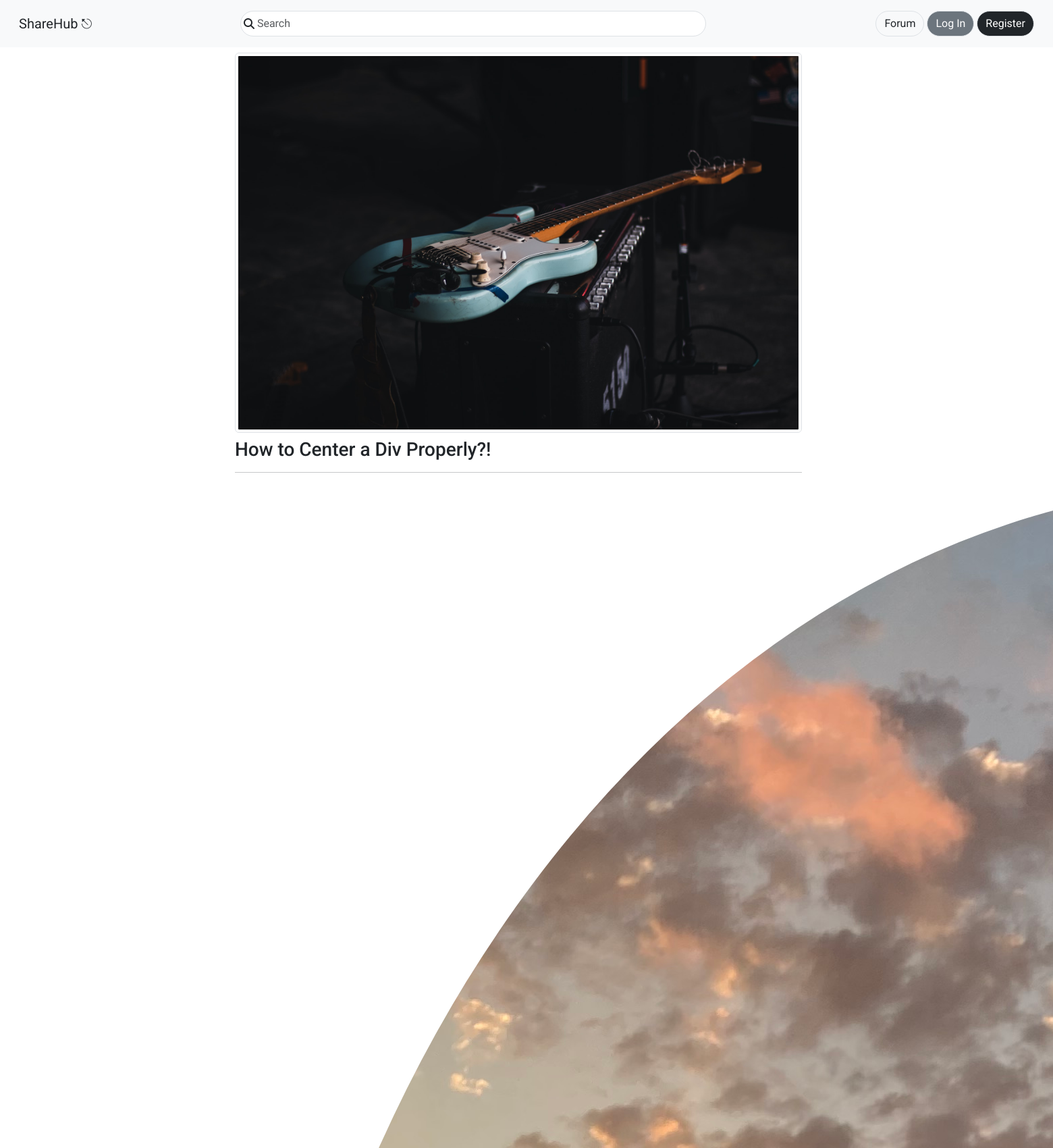
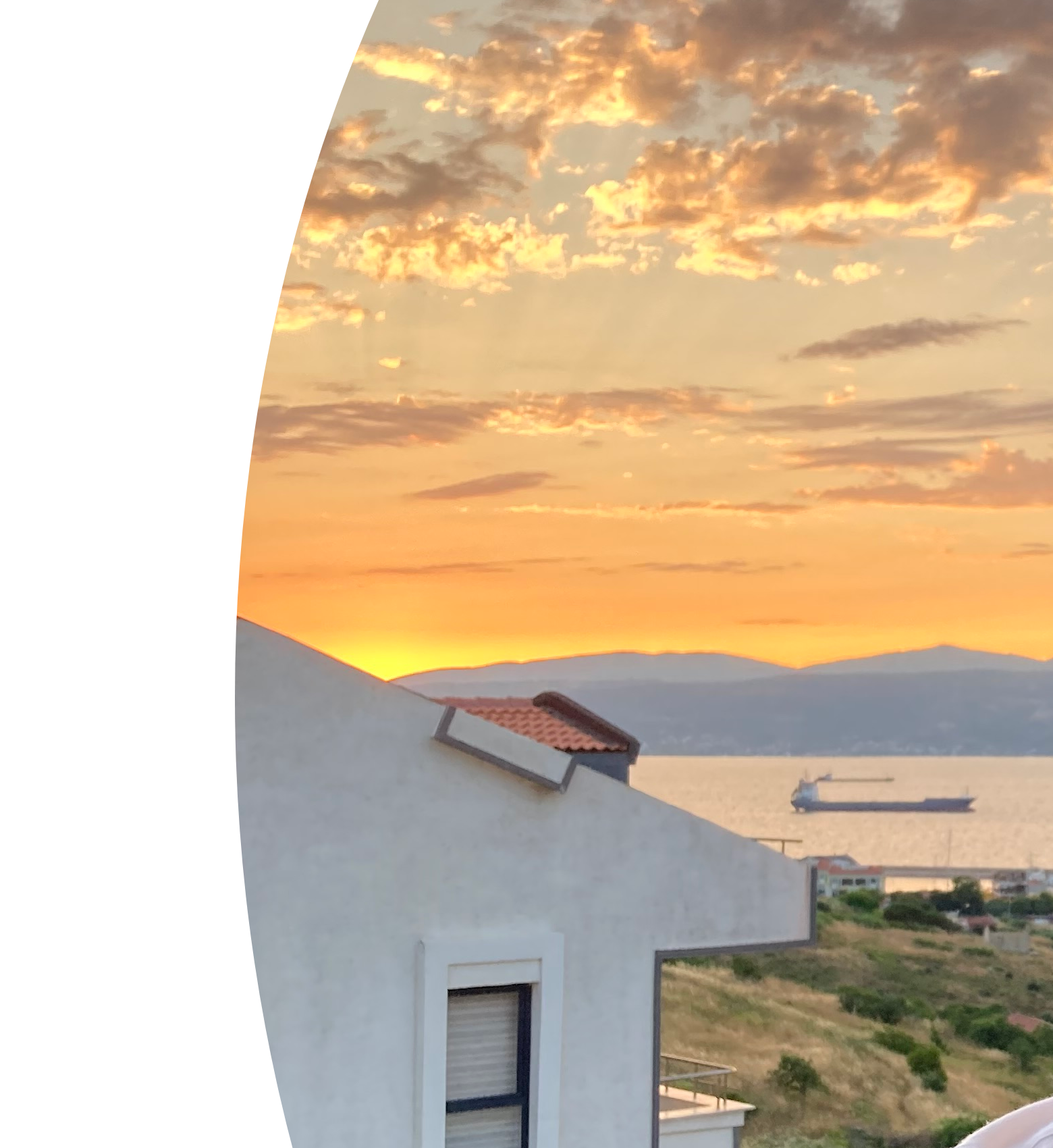
/read/gokhanbyk/how-to-center-a-div-properly (upper part), run on the app's committed database (2 pictures, top to bottom).
### blog/models.py (models this page shows, shortened)
class CommonModel(models.Model):
    title = models.CharField(max_length=200)
    slug = AutoSlugField(populate_from = 'title', unique=True)
    is_active = models.BooleanField(default=True)
    created_at = models.DateTimeField(auto_now_add=True)
    updated_ad = models.DateTimeField(auto_now=True)
    class Meta:
        abstract = True
        ordering = ('title', )

class BlogPost(CommonModel):
    user = models.ForeignKey(User, on_delete=models.CASCADE)
    category = models.ForeignKey(Category, on_delete=models.SET_NULL, null=True)
    tag = models.ManyToManyField(Tag)
    cover_image = models.ImageField(upload_to="post")
    content = tinymce_models.HTMLField(blank=True, null=True)
    view_count = models.PositiveBigIntegerField(default=0)
    class Meta:
        ordering = ('-created_at', )

### user/models.py (models this page shows, shortened)
class Profile(models.Model):
    user = models.OneToOneField(User, on_delete=models.CASCADE)
    avatar = models.ImageField(upload_to='avatar')
    instagram = models.CharField(max_length=200)
    info = tinymce_models.HTMLField(blank=True, null=True)
    slug = models.SlugField(max_length=200)
    def get_absolute_url(self):
        return reverse(
            'read:all_posts_view',
            kwargs= {
                "user_slug": self.slug,
            }
        )

### read/views.py (the view, shortened to what this page needs)
# urls.py: path('<slug:user_slug>/<slug:post_slug>', post_detail_view, name='post_detail_view'),
def post_detail_view(request, user_slug, post_slug):
    post = get_object_or_404(BlogPost, slug = post_slug, is_active=True)
    post.view_count += 1
    post.save()
    comment_form = CommentForm()
    context = dict(
        post = post,
        comment_form = comment_form,
    )
    return render(request, 'read/post_detail.html', context)

### blog/forms.py
class CommentForm(forms.ModelForm):
    class Meta:
        model = Comment
        fields = ['content']
    def __init__(self,*args, **kwargs):
        super().__init__(*args, **kwargs)
        self.fields['content'].widget = widgets.TextInput(attrs={'class': 'form-control', 'placeholder': 'Comment...'})

### blog/models.py (called while the page is built)
    def __str__(self):
        return self.title

    def get_absolute_url(self):
        return reverse(
            'blog:tag_view',
            kwargs={
                'tag_slug': self.slug
            }
        )

### read/templates/read/post_detail.html (shortened to what this page needs)
{% extends "core/base.html" %}
{% block content %}
<div class="container mt-2">
    <div class="row">
           {% include "components/post_article.html" %}
    </div>
</div>
{% endblock content %}

### read/templates/components/post_article.html (shortened to what this page needs)
{% load thumbnail %}
{% load static %}
<article class="row mb-3">
    <div class="col-lg-8 offset-lg-2">
        <img src="{{ post.cover_image|thumbnail_url:'page' }}" alt="" class="w-100 img-thumbnail">
    </div>
    <div class="col-lg-8 offset-lg-2">
        <h3 class="mt-2 MB-1">{{ post.title }}</h3>
        <hr>
        <div class="d-flex justify-content-between">
            <a href="{{ post.user.profile.get_absolute_url }}" class="text-decoration-none text-muted">
            {% if post.user.profile.avatar|thumbnail_url:'avatar' %}
            <img src="{{ post.user.profile.avatar|thumbnail_url:'avatar' }}" class="rounded-circle" alt="">
            {% else %}
            <img src="{% static "./img/default_user.jpeg" %}" class="rounded-circle" alt="" width="32" height="32">
            {% endif %}
            </a>
        </div>
    </div>
</article>

### static_files/css/style.css (style rules this page uses)
* { font-family: 'Roboto', sans-serif; }

### data on the page
BlogPost: cover_image|thumbnail_url (picture), title "How to Center a Div Properly?!", user.profile.avatar|thumbnail_url (picture)
